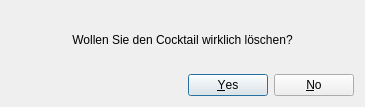
<?xml version="1.0" encoding="UTF-8"?>
<ui version="4.0">
 <class>Dialog</class>
 <widget class="QDialog" name="Dialog">
  <property name="geometry">
   <rect>
    <x>0</x>
    <y>0</y>
    <width>365</width>
    <height>107</height>
   </rect>
  </property>
  <property name="windowTitle">
   <string>Dialog</string>
  </property>
  <layout class="QVBoxLayout" name="verticalLayout">
   <item>
    <widget class="QLabel" name="label">
     <property name="text">
      <string>Wollen Sie den Cocktail wirklich löschen?</string>
     </property>
     <property name="alignment">
      <set>Qt::AlignCenter</set>
     </property>
    </widget>
   </item>
   <item>
    <widget class="QDialogButtonBox" name="buttonBox">
     <property name="orientation">
      <enum>Qt::Horizontal</enum>
     </property>
     <property name="standardButtons">
      <set>QDialogButtonBox::No|QDialogButtonBox::Yes</set>
     </property>
    </widget>
   </item>
  </layout>
 </widget>
 <resources/>
 <connections>
  <connection>
   <sender>buttonBox</sender>
   <signal>accepted()</signal>
   <receiver>Dialog</receiver>
   <slot>accept()</slot>
   <hints>
    <hint type="sourcelabel">
     <x>248</x>
     <y>254</y>
    </hint>
    <hint type="destinationlabel">
     <x>157</x>
     <y>274</y>
    </hint>
   </hints>
  </connection>
  <connection>
   <sender>buttonBox</sender>
   <signal>rejected()</signal>
   <receiver>Dialog</receiver>
   <slot>reject()</slot>
   <hints>
    <hint type="sourcelabel">
     <x>316</x>
     <y>260</y>
    </hint>
    <hint type="destinationlabel">
     <x>286</x>
     <y>274</y>
    </hint>
   </hints>
  </connection>
 </connections>
</ui>
